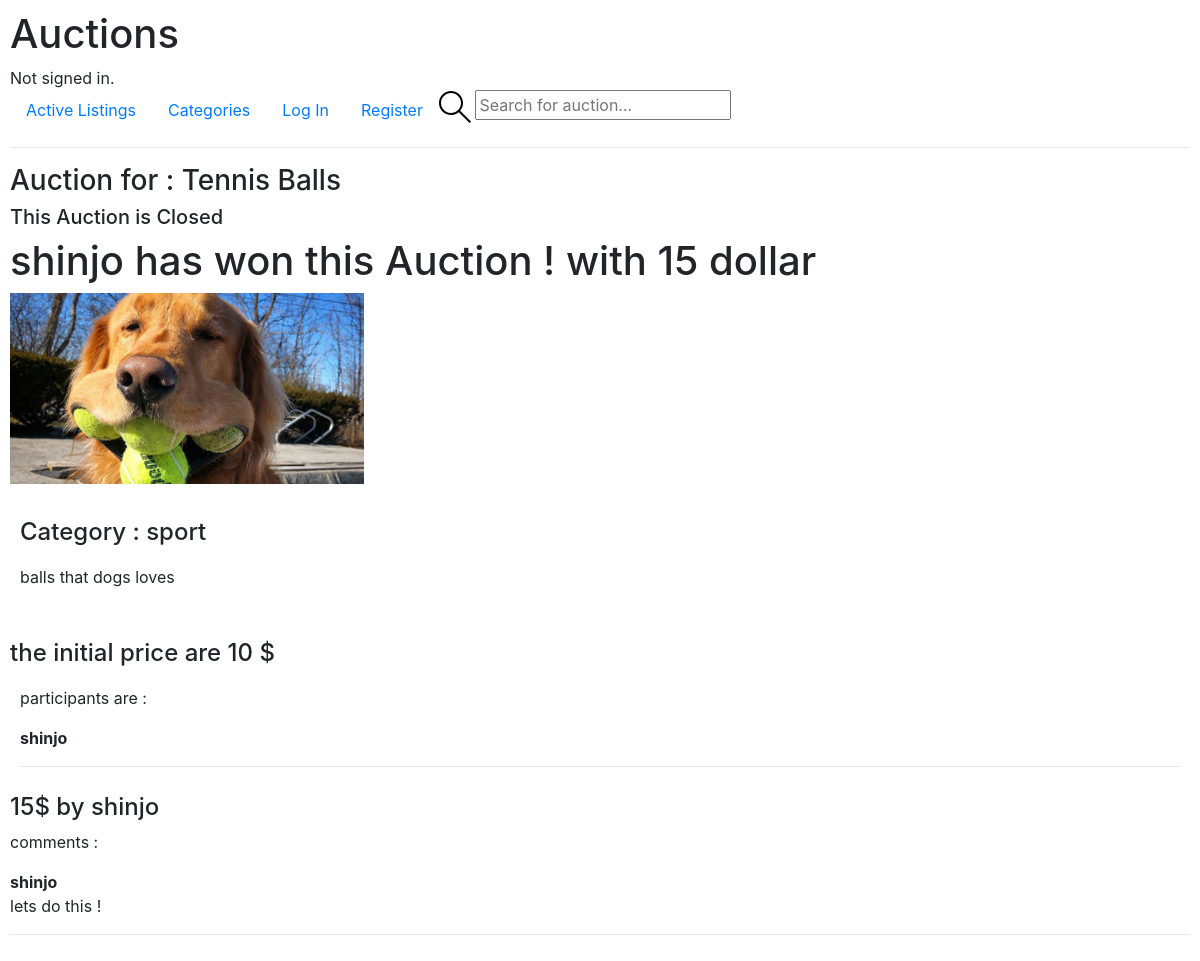
The app's page /auction/26/ with its own data.
### auctions/models.py (models this page shows, shortened)
class auction(models.Model):
    host = models.ForeignKey(User, on_delete=models.CASCADE, null=True)
    category = models.ForeignKey(category, on_delete=models.SET_NULL, null=True)
    auction_name = models.CharField(max_length=200)
    images = models.ImageField(null=True, default="Clueless.png")
    description = models.TextField(null=True, blank=True)
    participants = models.ManyToManyField(User, related_name='participants', blank=True)
    initial_price = models.IntegerField()
    auction_status = models.BooleanField(default=True)
    updated = models.DateTimeField(auto_now=True)
    created = models.DateTimeField(auto_now_add=True)
    class Meta:
        ordering = ['-updated', '-created']

class bid(models.Model):
    user = models.ForeignKey(User, on_delete=models.CASCADE)
    auction_in = models.ForeignKey(auction, on_delete=models.CASCADE)
    new_price = models.IntegerField(default=0)
    updated = models.DateTimeField(auto_now=True)
    created = models.DateTimeField(auto_now_add=True)
    class Meta:
        ordering = ['-updated', '-created']
    def __str__(self):
        return str(self.new_price)

class User(AbstractUser):
     name = models.CharField(max_length=200, null=True)
     email = models.EmailField(null=True, unique=True)
     bio = models.TextField(null=True)
     watchlist = models.ManyToManyField('auction', blank=True)
     USERNAME_FIELD = 'email'
     REQUIRED_FIELDS = []

class category(models.Model):
    name = models.CharField(max_length=200)
    def __str__(self):
        return self.name

class komen(models.Model):
    user = models.ForeignKey(User, on_delete=models.CASCADE)
    auction_in = models.ForeignKey(auction, on_delete=models.CASCADE)
    body = models.TextField()
    updated = models.DateTimeField(auto_now=True)
    created = models.DateTimeField(auto_now_add=True)
    class Meta:
        ordering = ['-updated', '-created']
    def __str__(self):
        return self.body

### auctions/views.py (the view, shortened to what this page needs)
# urls.py: path("auction/<str:pk>/", views.auctionRoom, name="auctionRoom"),
def auctionRoom(request, pk):
    thisAuction = auction.objects.get(id=pk) # the variabel name cannot be the same as the model name that's why im using "thisAuction" instead of just auction as the var name
    thisAuction_id = thisAuction.id
    thisAuction_host = thisAuction.host.name
    auction_name = thisAuction.auction_name
    image = thisAuction.images
    auction_category = thisAuction.category
    description = thisAuction.description
    participants_auction = thisAuction.participants.all()
    initial_price = thisAuction.initial_price
    comments = thisAuction.komen_set.all()
    statusLelang = thisAuction.auction_status
    winner = None
    all_bid = thisAuction.bid_set.all().order_by('-new_price')
    if all_bid:
        winner = all_bid[0]
    context = {'thisAuctions': thisAuction, 'auction_name': auction_name, 'image': image, 'auction_category': auction_category,
                'description': description, 'participants': participants_auction, 'initial_price': initial_price, 'update_price': all_bid,
                'thisAuction_id': thisAuction_id, 'comments': comments, 'thisAuction_host': thisAuction_host, 'statusLelang': statusLelang,
                'winner': winner}
    return render(request, "auctions/auctionRoom.html", context)

### auctions/templates/auctions/auctionRoom.html (shortened to what this page needs)
{% extends "auctions/layout.html" %}
{% block body %}
<h3>Auction for : {{auction_name}}</h3>
{% if statusLelang is False %}
<h5>This Auction is Closed</h5>
<h1>{{winner.user.name}} has won this Auction ! with {{winner}} dollar</h1>
{% else %}
<h5>This Auction is Open</h5>
{% endif %}
<img src="{{image.url}}" />
<br> <br>
<h4 class="category">Category : {{auction_category}}</h4>
<p class="description">{{description}}</p>
<br>
<h4>the initial price are {{initial_price}} $</h4>
<div class="participants">
    <p>participants are : </p>
    {% for participant in participants %}
    <strong>{{participant.name}}</strong>
    {% endfor %}
    <hr>
</div>
{% for price in update_price %}
<h4>{{price}}$  by  {{price.user.name}}</h4>
{% endfor %}
<p>comments : </p>
{% for comment in comments %}
<strong> {{comment.user.name}} </strong>
<p>{{comment}}</p>
<hr>
{% endfor %}
{% endblock %}

### static/auctions/styles.css (style rules this page uses)
body { padding: 10px; }
img { width: 30%; height: 10%; }
.description { padding-left: 10px; padding-right: 10px; padding-bottom: 10px; }
.participants { padding: 10px; }
.category { padding: 10px; }

### records on screen
auction: auction_name "Tennis Balls", description "balls that dogs loves"
bid: user.name "shinjo", new_price "15"
category: name "sport"
User: name "shinjo"
komen: user.name "shinjo", body "lets do this !"

### other values on screen
{{ initial_price }} "10"
